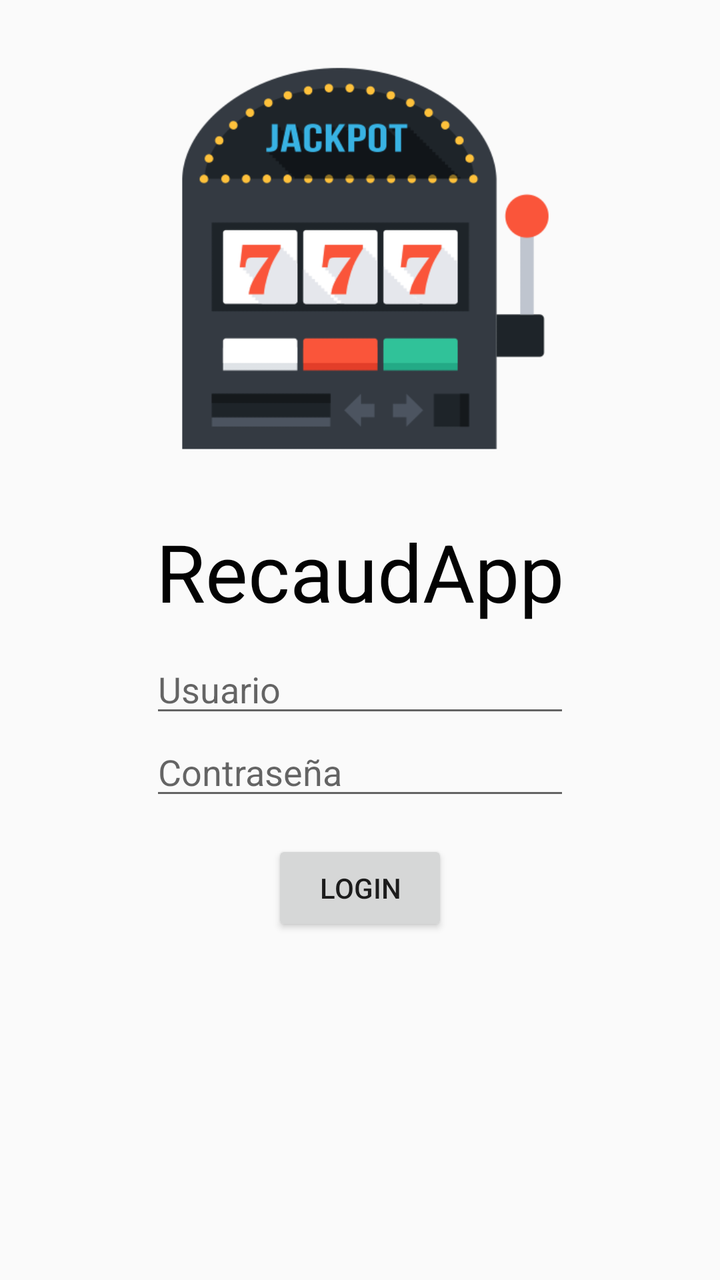
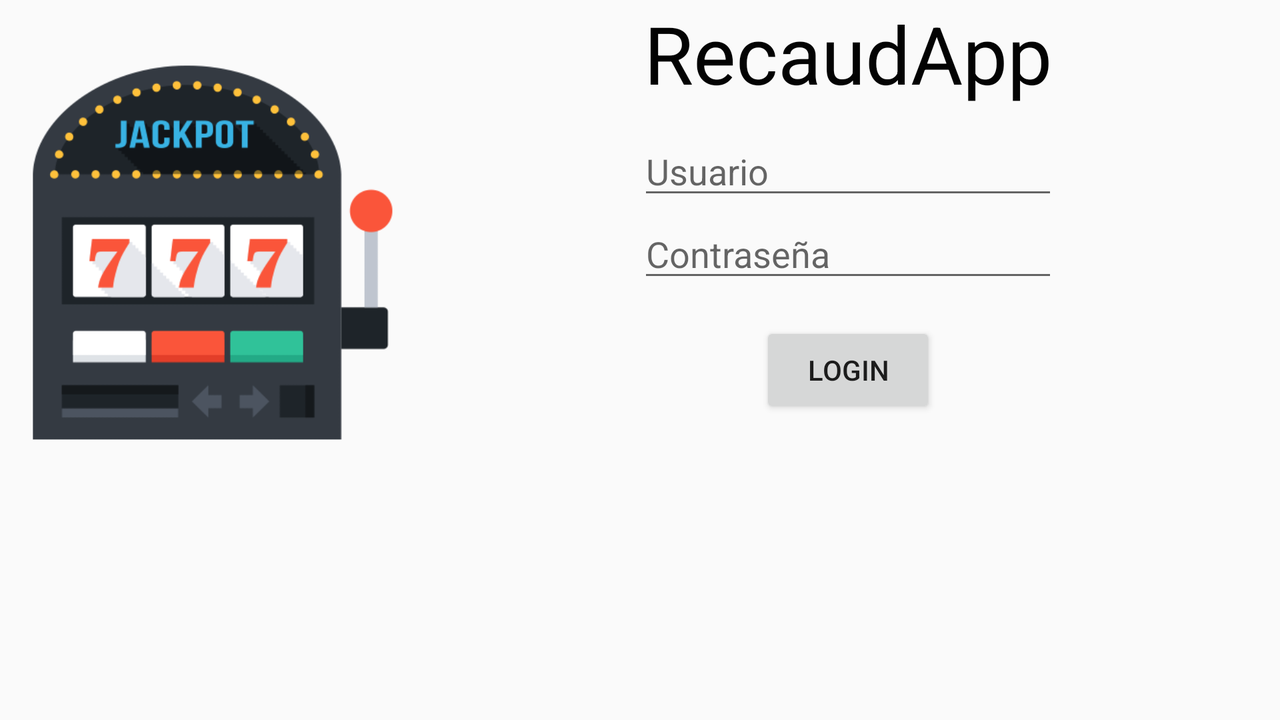

An Android layout and its configuration variant, each rendered on a device that would load it. The default file and the variant file are quoted in full after the pictures.
<!-- AndroidManifest.xml: application theme AppTheme -->
<!-- res/layout/activity_login.xml -->
<RelativeLayout xmlns:android="http://schemas.android.com/apk/res/android"
    xmlns:tools="http://schemas.android.com/tools" android:layout_width="match_parent"
    android:layout_height="match_parent" android:paddingLeft="@dimen/activity_horizontal_margin"
    android:paddingRight="@dimen/activity_horizontal_margin"
    android:paddingTop="@dimen/activity_vertical_margin"
    android:paddingBottom="@dimen/activity_vertical_margin" tools:context=".Login_activity">

    <LinearLayout
        android:orientation="vertical"
        android:layout_width="match_parent"
        android:layout_height="wrap_content"
        android:gravity="center">

        <ImageView
            android:layout_width="212dp"
            android:layout_height="259dp"
            android:id="@+id/imageView"
            android:src="@drawable/slotmachine"
            android:layout_alignParentTop="true"

           />

        <TextView
            android:layout_width="wrap_content"
            android:layout_height="wrap_content"
            android:text="RecaudApp"
            android:id="@+id/textView"
            android:textSize="40dp"
            android:textColor="#030303" />

        <EditText
            android:layout_width="wrap_content"
            android:layout_height="wrap_content"
            android:id="@+id/editText_User"
            android:layout_marginTop="10dp"
            android:ems="10"
            android:hint="Usuario"
            android:inputType="text"
            android:maxLength="5" />

        <EditText
            android:layout_width="wrap_content"
            android:layout_height="wrap_content"
            android:inputType="numberPassword"
            android:ems="10"
            android:id="@+id/editText_pass"
            android:hint="Contraseña"
            android:maxLength="3" />

        <Button
            android:layout_width="wrap_content"
            android:layout_height="wrap_content"
            android:text="LOGIN"
            android:layout_marginTop="15dp"
            android:id="@+id/b_login"
            android:onClick="onLogin" />
    </LinearLayout>
</RelativeLayout>
<!-- resources referenced by this layout -->
<resources>
  <!-- drawable slotmachine: png bitmap (drawable, 23134 bytes) -->
  <style name="AppTheme" parent="Theme.AppCompat.Light.NoActionBar">
  
          <item name="android:imageButtonStyle">?android:borderlessButtonStyle</item>
  
  
      </style>
</resources>
<!-- res/layout-land/activity_login.xml (the repository's variant of the layout above) -->
<!-- drawn on the phone turned sideways -->
<RelativeLayout xmlns:android="http://schemas.android.com/apk/res/android"
    xmlns:tools="http://schemas.android.com/tools" android:layout_width="match_parent"
    android:layout_height="match_parent" android:paddingLeft="@dimen/activity_horizontal_margin"
    android:paddingRight="@dimen/activity_horizontal_margin"
    android:paddingTop="@dimen/activity_vertical_margin"
    android:paddingBottom="@dimen/activity_vertical_margin" tools:context=".Login_activity">

    <LinearLayout
        android:orientation="horizontal"
        android:layout_width="match_parent"
        android:layout_height="match_parent">

        <ImageView
            android:layout_width="208dp"
            android:layout_height="253dp"
            android:id="@+id/imageView"
            android:src="@drawable/slotmachine"
            android:layout_alignParentTop="true"

            android:layout_gravity="center_horizontal" />

        <LinearLayout
            android:orientation="vertical"
            android:layout_width="match_parent"
            android:layout_height="wrap_content"
            android:gravity="center">

            <TextView
                android:layout_width="wrap_content"
                android:layout_height="wrap_content"
                android:text="RecaudApp"
                android:id="@+id/textView"
                android:textSize="40dp"
                android:textColor="#030303" />

            <EditText
                android:layout_width="wrap_content"
                android:layout_height="wrap_content"
                android:id="@+id/editText_User"
                android:layout_marginTop="10dp"
                android:ems="10"
                android:hint="Usuario"
                 />

            <EditText
                android:layout_width="wrap_content"
                android:layout_height="wrap_content"
                android:inputType="textPassword"
                android:ems="10"
                android:id="@+id/editText_pass"
                android:hint="Contraseña"
                 />

            <Button
                android:layout_width="wrap_content"
                android:layout_height="wrap_content"
                android:text="LOGIN"
                android:layout_marginTop="15dp"
                android:id="@+id/b_login"
                android:onClick="onLogin" />
        </LinearLayout>
    </LinearLayout>
</RelativeLayout>
